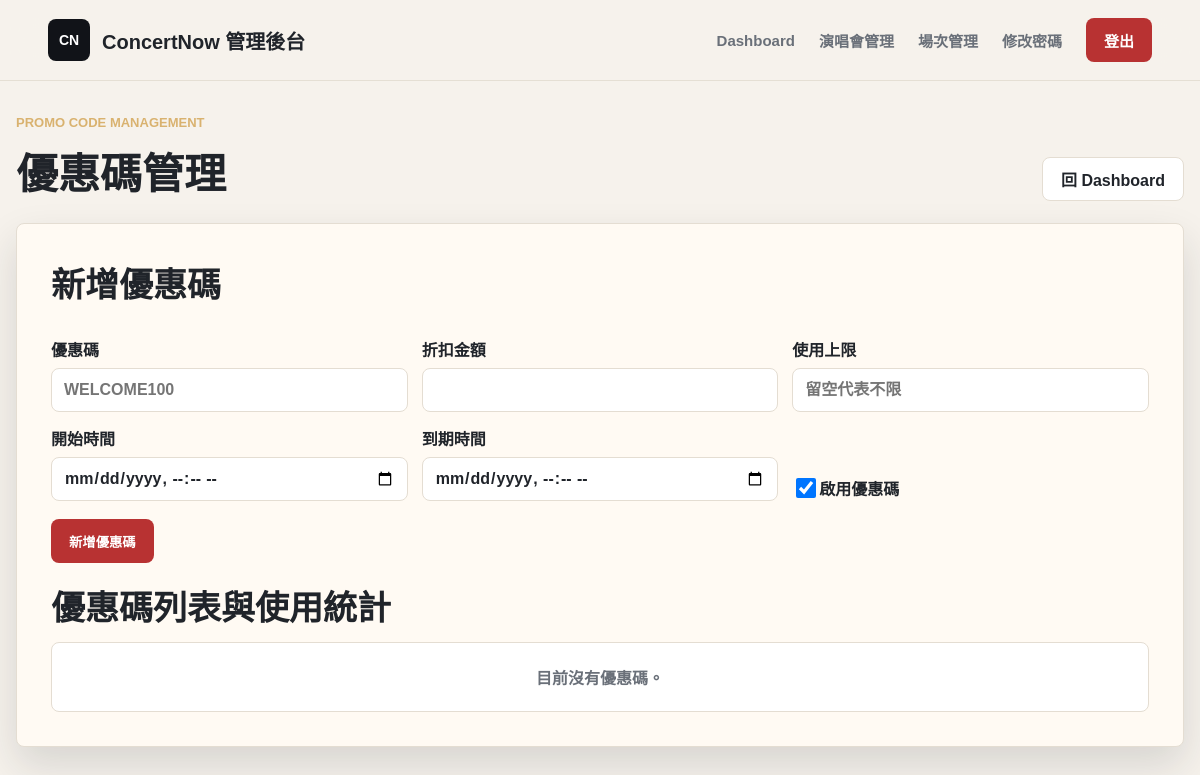
The app's page /manager/promocodes.php (signed in), older data.
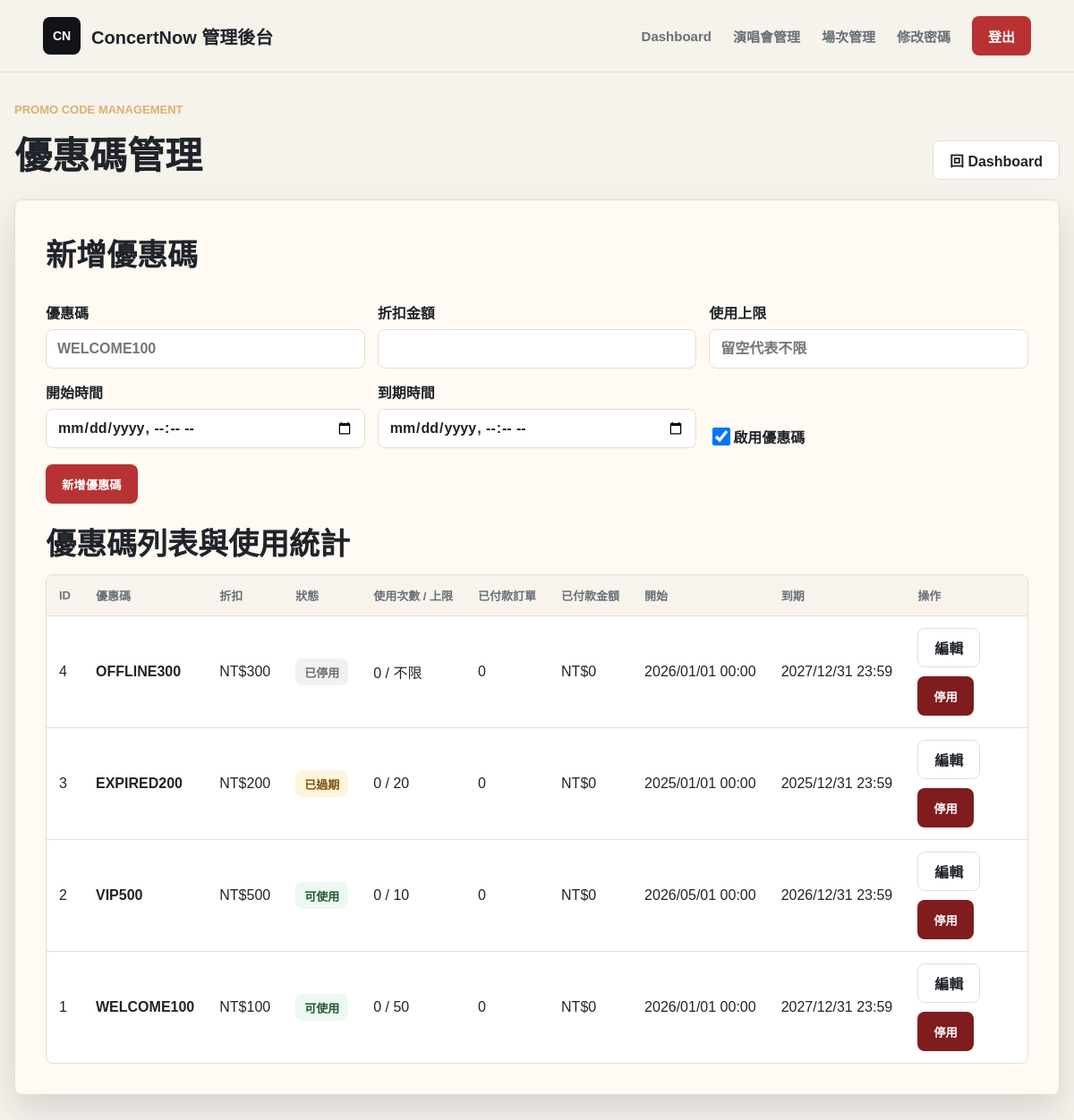
The same page, newer data.
### tables this page shows
CREATE TABLE PromoCode (
    promo_id INT AUTO_INCREMENT PRIMARY KEY,
    code_name VARCHAR(50) NOT NULL UNIQUE,  
    discount_amount INT NOT NULL,           
    usage_limit INT NULL,                   
    starts_at DATETIME NULL,                
    expires_at DATETIME NULL,               
    is_active BOOLEAN DEFAULT TRUE,         
    created_at TIMESTAMP DEFAULT CURRENT_TIMESTAMP,
    updated_at TIMESTAMP DEFAULT CURRENT_TIMESTAMP ON UPDATE CURRENT_TIMESTAMP
);

### includes/manager_auth.php (called while the page is built, shortened)
<?php
function h($value)
{
    return htmlspecialchars((string) $value, ENT_QUOTES, 'UTF-8');
}

### manager/promocodes.php (the view, shortened to what this page needs)
<?php
require_once __DIR__ . '/../includes/manager_auth.php';
require_once __DIR__ . '/../includes/db_config.php';
$errors = [];
$promos = [];
$editPromo = null;
$dbReady = $pdo instanceof PDO;
function promoStatusText($promo)
{
    $now = time();
    if ((int) $promo['is_active'] !== 1) {
        return '已停用';
    }
    if (!empty($promo['expires_at']) && strtotime($promo['expires_at']) < $now) {
        return '已過期';
    }
    return '可使用';
}
function promoStatusClass($promo)
{
    $status = promoStatusText($promo);
    $classMap = [
        '可使用' => 'status-active',
        '尚未開始' => 'status-pending',
        '已過期' => 'status-expired',
        '已達上限' => 'status-limit',
        '已停用' => 'status-disabled',
    ];
    return $classMap[$status] ?? 'status-disabled';
}
function displayDateTime($value)
{
    $timestamp = strtotime((string) $value);
    return $timestamp ? date('Y/m/d H:i', $timestamp) : (string) $value;
}
if ($dbReady) {
    try {
        $stmt = $pdo->query(
            'SELECT
                p.promo_id,
                p.code_name,
                p.discount_amount,
                p.usage_limit,
                p.starts_at,
                p.expires_at,
                p.is_active,
                COUNT(o.order_id) AS total_used_count,
                SUM(CASE WHEN o.status IN ("pending_payment", "paid") THEN 1 ELSE 0 END) AS used_count,
                SUM(CASE WHEN o.status = "paid" THEN 1 ELSE 0 END) AS paid_count,
                COALESCE(SUM(CASE WHEN o.status = "paid" THEN o.total_price ELSE 0 END), 0) AS paid_sales
             FROM PromoCode p
             LEFT JOIN Orders o ON o.promo_id = p.promo_id
             GROUP BY
                p.promo_id,
                p.code_name,
                p.discount_amount,
                p.usage_limit,
                p.starts_at,
                p.expires_at,
                p.is_active
             ORDER BY p.promo_id DESC'
        );
        $promos = $stmt->fetchAll();
    } catch (PDOException $exception) {
        error_log('Fetch promos failed: ' . $exception->getMessage());
        $errors[] = '讀取優惠碼列表失敗，請確認已重新匯入 schema.sql。';
    }
}
$isEditing = is_array($editPromo);
$formTitle = $isEditing ? '修改優惠碼' : '新增優惠碼';
$formData = [
    'code_name' => $isEditing ? ($editPromo['code_name'] ?? '') : ($_POST['code_name'] ?? ''),
    'discount_amount' => $isEditing ? ($editPromo['discount_amount'] ?? '') : ($_POST['discount_amount'] ?? ''),
    'usage_limit' => $isEditing ? ($editPromo['usage_limit'] ?? '') : ($_POST['usage_limit'] ?? ''),
    'starts_at' => $isEditing ? promoDateTimeInputValue($editPromo['starts_at'] ?? '') : ($_POST['starts_at'] ?? ''),
    'expires_at' => $isEditing ? promoDateTimeInputValue($editPromo['expires_at'] ?? '') : ($_POST['expires_at'] ?? ''),
    'is_active' => $isEditing ? (int) ($editPromo['is_active'] ?? 0) : (isset($_POST['is_active']) ? 1 : 1),
];
?>
<!doctype html>
<html lang="zh-Hant">
<head>
    <link rel="stylesheet" href="../assets/css/style.css">
</head>
<body>
    <header class="site-header">
        <a class="brand" href="/concert_system/manager/dashboard.php" aria-label="ConcertNow 管理後台">
            <span class="brand-mark">CN</span>
            <span>ConcertNow 管理後台</span>
        </a>
        <nav class="main-nav" aria-label="管理功能">
            <a href="/concert_system/manager/dashboard.php">Dashboard</a>
            <a href="/concert_system/manager/concerts.php">演唱會管理</a>
            <a href="/concert_system/manager/shows.php">場次管理</a>
            <a href="/concert_system/manager/change_password.php">修改密碼</a>
            <a class="login-button" href="/concert_system/manager/logout.php">登出</a>
        </nav>
    </header>
    <main class="concert-section manager-promos">
        <div class="section-title">
            <div>
                <p>Promo Code Management</p>
                <h2>優惠碼管理</h2>
            </div>
            <a class="secondary-action" href="/concert_system/manager/dashboard.php">回 Dashboard</a>
        </div>
        <section class="placeholder-card promos-panel">
            <div class="promos-layout">
                <form class="promo-form" method="post" action="/concert_system/manager/promocodes.php">
                    <h1><?= h($formTitle) ?></h1>
                    <div class="promo-form-grid">
                        <label>
                            優惠碼
                            <input type="text" name="code_name" value="<?= h($formData['code_name']) ?>" placeholder="WELCOME100" required <?= !$dbReady ? 'disabled' : '' ?>>
                        </label>
                        <label>
                            折扣金額
                            <input type="number" name="discount_amount" min="1" value="<?= h($formData['discount_amount']) ?>" required <?= !$dbReady ? 'disabled' : '' ?>>
                        </label>
                        <label>
                            使用上限
                            <input type="number" name="usage_limit" min="1" value="<?= h($formData['usage_limit']) ?>" placeholder="留空代表不限" <?= !$dbReady ? 'disabled' : '' ?>>
                        </label>
                        <label>
                            開始時間
                            <input type="datetime-local" name="starts_at" value="<?= h($formData['starts_at']) ?>" <?= !$dbReady ? 'disabled' : '' ?>>
                        </label>
                        <label>
                            到期時間
                            <input type="datetime-local" name="expires_at" value="<?= h($formData['expires_at']) ?>" <?= !$dbReady ? 'disabled' : '' ?>>
                        </label>
                        <label class="checkbox-label">
                            <input type="checkbox" name="is_active" value="1" <?= (int) $formData['is_active'] === 1 ? 'checked' : '' ?> <?= !$dbReady ? 'disabled' : '' ?>>
                            啟用優惠碼
                        </label>
                    </div>
                    <div class="promo-actions">
                        <button class="placeholder-link" type="submit" <?= !$dbReady ? 'disabled' : '' ?>>
                            <?= $isEditing ? '更新優惠碼' : '新增優惠碼' ?>
                        </button>
                    </div>
                </form>
                <div>
                    <h1>優惠碼列表與使用統計</h1>
                    <div class="table-wrap">
                        <?php if ($promos): ?>
                            <table class="promo-table">
                                <thead>
                                    <tr>
                                        <th>ID</th>
                                        <th>優惠碼</th>
                                        <th>折扣</th>
                                        <th>狀態</th>
                                        <th>使用次數 / 上限</th>
                                        <th>已付款訂單</th>
                                        <th>已付款金額</th>
                                        <th>開始</th>
                                        <th>到期</th>
                                        <th>操作</th>
                                    </tr>
                                </thead>
                                <tbody>
                                    <?php foreach ($promos as $promo): ?>
                                        <tr>
                                            <td><?= h($promo['promo_id']) ?></td>
                                            <td><strong><?= h($promo['code_name']) ?></strong></td>
                                            <td>NT$<?= h(number_format((int) $promo['discount_amount'])) ?></td>
                                            <td>
                                                <span class="status-pill <?= h(promoStatusClass($promo)) ?>">
                                                    <?= h(promoStatusText($promo)) ?>
                                                </span>
                                            </td>
                                            <td>
                                                <?= h((int) $promo['used_count']) ?> /
                                                <?= $promo['usage_limit'] === null ? '不限' : h((int) $promo['usage_limit']) ?>
                                            </td>
                                            <td><?= h((int) $promo['paid_count']) ?></td>
                                            <td>NT$<?= h(number_format((int) $promo['paid_sales'])) ?></td>
                                            <td><?= h(displayDateTime($promo['starts_at'])) ?></td>
                                            <td><?= h(displayDateTime($promo['expires_at'])) ?></td>
                                            <td>
                                                <div class="table-actions">
                                                    <a class="secondary-action" href="/concert_system/manager/promocodes.php?edit_id=<?= h($promo['promo_id']) ?>">編輯</a>
                                                    <form method="post" action="/concert_system/manager/promocodes.php" onsubmit="return confirm('確定要停用這組優惠碼嗎？歷史訂單仍會保留統計。');">
                                                        <button class="danger-action" type="submit">停用</button>
                                                    </form>
                                                </div>
                                            </td>
                                        </tr>
                                    <?php endforeach; ?>
                                </tbody>
                            </table>
                        <?php else: ?>
                            <div class="empty-row">目前沒有優惠碼。</div>
                        <?php endif; ?>
                    </div>
                </div>
            </div>
        </section>
    </main>
</body>
</html>

### assets/css/style.css (style rules this page uses)
:root { --bg: #f6f2ec; --surface: #fffaf3; --text: #20242a; --muted: #6a7079; --line: #e4ddd2; --accent: #b83232; --accent-dark: #8f2323; --ink: #111318; --shadow: 0 18px 40px rgba(31, 35, 40, 0.14); }
* { box-sizing: border-box; }
html { scroll-behavior: smooth; }
body { margin: 0; min-height: 100vh; background: var(--bg); color: var(--text); font-family: "PingFang TC", "Noto Sans TC", "Microsoft JhengHei", Arial, sans-serif; }
a { color: inherit; text-decoration: none; }
.site-header { position: sticky; top: 0; z-index: 20; display: flex; align-items: center; justify-content: space-between; gap: 24px; width: 100%; padding: 18px clamp(18px, 4vw, 56px); background: rgba(246, 242, 236, 0.92); border-bottom: 1px solid rgba(228, 221, 210, 0.9); backdrop-filter: blur(16px); }
.brand { display: inline-flex; align-items: center; gap: 12px; font-size: 20px; font-weight: 800; letter-spacing: 0; }
.brand-mark { display: inline-grid; place-items: center; width: 42px; height: 42px; color: #fff; background: var(--ink); border-radius: 8px; font-size: 14px; }
.main-nav { display: flex; align-items: center; gap: clamp(12px, 2vw, 28px); color: var(--muted); font-size: 15px; font-weight: 700; }
.login-button, .primary-action, .ticket-link, .secondary-action, .disabled-action, .seat-zone-action, .show-select-action, .placeholder-link, .auth-submit { display: inline-flex; align-items: center; justify-content: center; min-height: 44px; padding: 0 18px; border: 0; border-radius: 8px; background: var(--accent); color: #fff; font-weight: 800; cursor: pointer; }
.secondary-action { border: 1px solid var(--line); background: #fff; color: var(--text); }
.slide-kicker, .section-title p { margin: 0 0 10px; color: #d9b26f; font-size: 13px; font-weight: 900; letter-spacing: 0; text-transform: uppercase; }
.concert-section { width: min(1180px, calc(100% - 32px)); margin: 64px auto 72px; }
.section-title { display: flex; align-items: end; justify-content: space-between; gap: 20px; margin-bottom: 22px; }
.section-title h2 { margin: 0; color: var(--text); font-size: clamp(28px, 4vw, 42px); letter-spacing: 0; }
.placeholder-card { width: min(620px, 100%); padding: 34px; border: 1px solid var(--line); border-radius: 8px; background: var(--surface); box-shadow: var(--shadow); }
.placeholder-card h1 { margin: 0 0 12px; font-size: 34px; }

### manager/promocodes.php (style rules this page uses)
.manager-promos { margin-top: 34px; }
.promos-panel { width: 100%; max-width: none; }
.promos-layout, .promo-form { display: grid; gap: 18px; }
.promo-form-grid { display: grid; grid-template-columns: repeat(3, minmax(0, 1fr)); gap: 14px; }
.promo-form label { display: grid; gap: 7px; font-weight: 800; }
.promo-form input { width: 100%; min-height: 44px; padding: 10px 12px; border: 1px solid var(--line); border-radius: 8px; background: #fff; color: var(--text); font: inherit; }
.promo-form input[type="checkbox"] { width: 20px; min-height: 20px; }
.checkbox-label { align-content: end; grid-template-columns: 20px 1fr; align-items: center; }
.promo-actions, .table-actions { display: flex; flex-wrap: wrap; gap: 10px; align-items: center; }
.table-wrap { overflow-x: auto; border: 1px solid var(--line); border-radius: 8px; background: #fff; }
.promo-table { width: 100%; min-width: 1080px; border-collapse: collapse; }
.promo-table th, .promo-table td { padding: 13px 14px; border-bottom: 1px solid var(--line); text-align: left; vertical-align: middle; white-space: nowrap; }
.promo-table th { background: #f8f4ed; color: var(--muted); font-size: 13px; font-weight: 900; }
.promo-table tr:last-child td { border-bottom: 0; }
.status-pill { display: inline-flex; align-items: center; min-height: 30px; padding: 0 10px; border-radius: 8px; font-size: 13px; font-weight: 900; }
.status-active { background: #edf8f1; color: #245b38; }
.status-expired, .status-limit { background: #fff4dc; color: #80520e; }
.status-disabled { background: #f1f1f1; color: #6a7079; }
.danger-action { display: inline-flex; align-items: center; justify-content: center; min-height: 44px; padding: 0 18px; border: 0; border-radius: 8px; background: #7f1d1d; color: #fff; font-weight: 800; cursor: pointer; }
.empty-row { padding: 22px; color: var(--muted); font-weight: 800; text-align: center; }

Row changes from the older to the newer data that the page shows:
added promocode: promo_id "4", code_name "OFFLINE300", discount_amount "300", is_active "已停用", used_count "0", shows "不限", paid_count "0", paid_sales "0", starts_at "2026/01/01 00:00", expires_at "2027/12/31 23:59"
added promocode: promo_id "3", code_name "EXPIRED200", discount_amount "200", expires_at "已過期", used_count "0", usage_limit "20", paid_count "0", paid_sales "0", starts_at "2025/01/01 00:00", expires_at "2025/12/31 23:59"
added promocode: promo_id "2", code_name "VIP500", discount_amount "500", promo "可使用", used_count "0", usage_limit "10", paid_count "0", paid_sales "0", starts_at "2026/05/01 00:00", expires_at "2026/12/31 23:59"
added promocode: promo_id "1", code_name "WELCOME100", discount_amount "100", promo "可使用", used_count "0", usage_limit "50", paid_count "0", paid_sales "0", starts_at "2026/01/01 00:00", expires_at "2027/12/31 23:59"
Text that changed along with them:
text no longer shown: "目前沒有優惠碼。"
text now shown: "ID 優惠碼 折扣 狀態 使用次數 / 上限 已付款訂單 已付款金額 開始 到期 操作"
